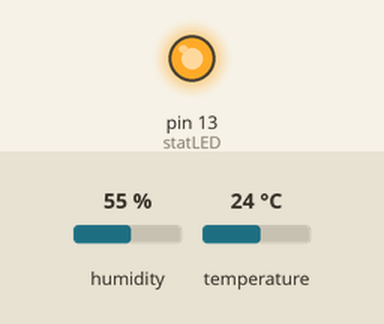
Recording of a sketch running on a simulated Arduino Uno, built with avr-gcc and run on an emulated ATmega328P. On the bench: output pins drawn as LEDs (lit = HIGH). The test bench sets the inputs (shaded band); at power-on: humidity 55 %, temperature 24 °C. What the sketch prints to the serial monitor is not drawn.

Above: at 0.1 s.
Timing chart, 0 to 1.6 s (numbered marks = the images above):
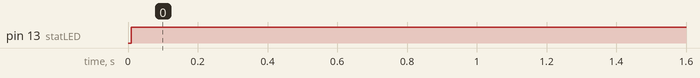

Measured:
- by itself, pin 13 (statLED): LOW → HIGH at 0.01 s

The sketch:

QwiicTest.ino
```cpp
/*

*/

#include "SparkFun_SHTC3.h" // Click here to get the library: http://librarymanager/All#SparkFun_SHTC3

SHTC3 mySHTC3;

const byte statLED = 13;

void setup() {
  Serial.begin(115200);
  Serial.println("SHTC3 Tester");

  pinMode(statLED, OUTPUT);
  digitalWrite(statLED, LOW);
}

void loop() {
  if (mySHTC3.begin() == SHTC3_Status_Nominal)
  {
    while (mySHTC3.lastStatus == SHTC3_Status_Nominal)
    {
      mySHTC3.update();
      Serial.print("RH = ");
      Serial.print(mySHTC3.toPercent());
      Serial.println();

      if(mySHTC3.toPercent() > 1.0 && mySHTC3.toPercent() < 99.0)
      {
        digitalWrite(statLED, HIGH); //Indicate good board
      }

      delay(50);
    }
  }
  else
  {
    Serial.println("No sensor detected");
    digitalWrite(statLED, LOW);
  }

  delay(100);
}
```
